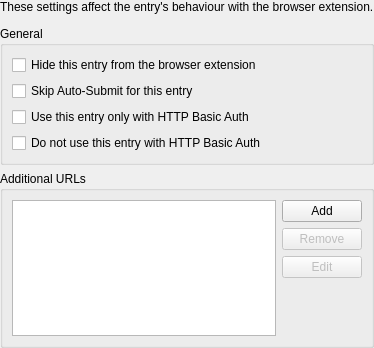
<?xml version="1.0" encoding="UTF-8"?>
<ui version="4.0">
 <class>EditEntryWidgetBrowser</class>
 <widget class="QWidget" name="EditEntryWidgetBrowser">
  <property name="geometry">
   <rect>
    <x>0</x>
    <y>0</y>
    <width>374</width>
    <height>348</height>
   </rect>
  </property>
  <layout class="QVBoxLayout" name="verticalLayout_1">
   <property name="leftMargin">
    <number>0</number>
   </property>
   <property name="topMargin">
    <number>0</number>
   </property>
   <property name="rightMargin">
    <number>0</number>
   </property>
   <property name="bottomMargin">
    <number>0</number>
   </property>
   <item>
    <widget class="QLabel" name="label">
     <property name="text">
      <string>These settings affect the entry's behaviour with the browser extension.</string>
     </property>
    </widget>
   </item>
   <item>
    <widget class="MessageWidget" name="messageWidget" native="true">
     <property name="sizePolicy">
      <sizepolicy hsizetype="Preferred" vsizetype="Preferred">
       <horstretch>0</horstretch>
       <verstretch>0</verstretch>
      </sizepolicy>
     </property>
    </widget>
   </item>
   <item>
    <widget class="QGroupBox" name="groupBox_2">
     <property name="title">
      <string>General</string>
     </property>
     <layout class="QVBoxLayout" name="verticalLayout_2">
      <item>
       <widget class="VaultCheckBox" name="hideEntryCheckbox">
        <property name="text">
         <string>Hide this entry from the browser extension</string>
        </property>
       </widget>
      </item>
      <item>
       <widget class="VaultCheckBox" name="skipAutoSubmitCheckbox">
        <property name="text">
         <string>Skip Auto-Submit for this entry</string>
        </property>
       </widget>
      </item>
      <item>
       <widget class="VaultCheckBox" name="onlyHttpAuthCheckbox">
        <property name="toolTip">
         <string>Only send this entry to the browser for HTTP Auth dialogs. If enabled, normal login forms will not show this entry for selection.</string>
        </property>
        <property name="text">
         <string>Use this entry only with HTTP Basic Auth</string>
        </property>
       </widget>
      </item>
      <item>
       <widget class="VaultCheckBox" name="notHttpAuthCheckbox">
        <property name="toolTip">
         <string>Do not send this entry to the browser for HTTP Auth dialogs. If enabled, HTTP Auth dialogs will not show this entry for selection.</string>
        </property>
        <property name="text">
         <string>Do not use this entry with HTTP Basic Auth</string>
        </property>
       </widget>
      </item>
     </layout>
    </widget>
   </item>
   <item>
    <widget class="QGroupBox" name="groupBox_3">
     <property name="title">
      <string>Additional URLs</string>
     </property>
     <layout class="QHBoxLayout" name="horizontalLayout_1">
      <item>
       <widget class="QListView" name="additionalURLsView">
        <property name="minimumSize">
         <size>
          <width>0</width>
          <height>0</height>
         </size>
        </property>
        <property name="sizeAdjustPolicy">
         <enum>QAbstractScrollArea::AdjustToContents</enum>
        </property>
        <property name="resizeMode">
         <enum>QListView::Adjust</enum>
        </property>
       </widget>
      </item>
      <item>
       <layout class="QVBoxLayout" name="additionalURLsButtonLayout">
        <item>
         <widget class="VaultButton" name="addURLButton">
          <property name="text">
           <string>Add</string>
          </property>
         </widget>
        </item>
        <item>
         <widget class="VaultButton" name="removeURLButton">
          <property name="enabled">
           <bool>false</bool>
          </property>
          <property name="text">
           <string>Remove</string>
          </property>
         </widget>
        </item>
        <item>
         <widget class="VaultButton" name="editURLButton">
          <property name="enabled">
           <bool>false</bool>
          </property>
          <property name="text">
           <string>Edit</string>
          </property>
         </widget>
        </item>
        <item>
         <spacer name="verticalSpacer">
          <property name="orientation">
           <enum>Qt::Vertical</enum>
          </property>
          <property name="sizeType">
           <enum>QSizePolicy::Expanding</enum>
          </property>
          <property name="sizeHint" stdset="0">
           <size>
            <width>20</width>
            <height>40</height>
           </size>
          </property>
         </spacer>
        </item>
       </layout>
      </item>
     </layout>
    </widget>
   </item>
  </layout>
 </widget>
 <customwidgets>
 <customwidget>
  <class>VaultButton</class>
  <extends>QPushButton</extends>
  <header>gui/vault/VaultControls.h</header>
 </customwidget>
 <customwidget>
  <class>VaultCheckBox</class>
  <extends>QCheckBox</extends>
  <header>gui/vault/VaultControls.h</header>
 </customwidget>
  <customwidget>
   <class>MessageWidget</class>
   <extends>QWidget</extends>
   <header>gui/MessageWidget.h</header>
  </customwidget>
 </customwidgets>
 <tabstops>
  <tabstop>skipAutoSubmitCheckbox</tabstop>
  <tabstop>onlyHttpAuthCheckbox</tabstop>
  <tabstop>additionalURLsView</tabstop>
  <tabstop>addURLButton</tabstop>
  <tabstop>removeURLButton</tabstop>
  <tabstop>editURLButton</tabstop>
 </tabstops>
 <resources/>
 <connections/>
</ui>
